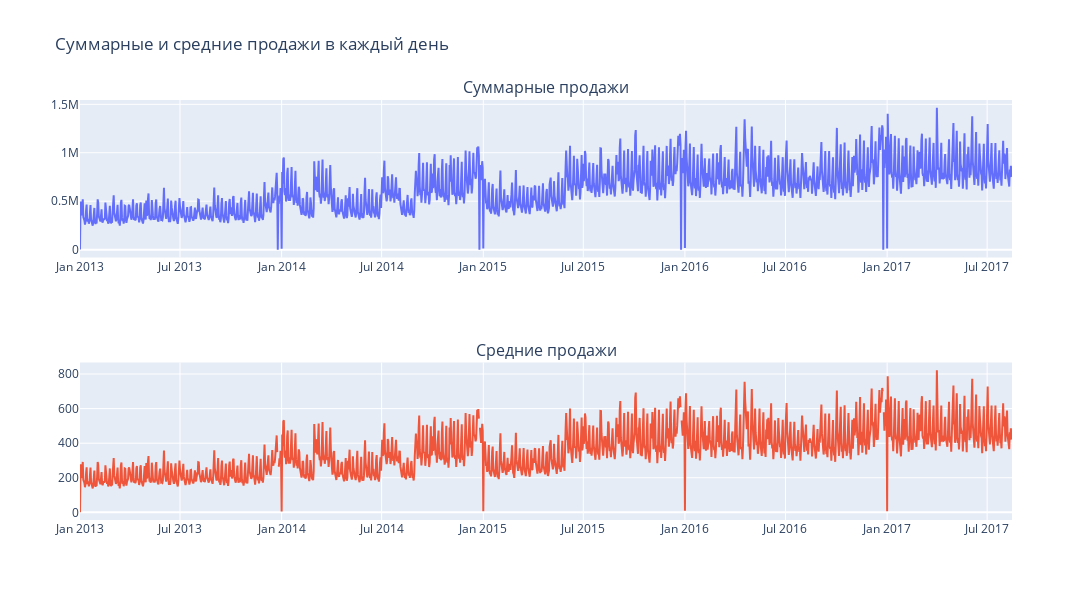

Notebook source saved alongside this figure:
### Markdown cell above
Построим графики с ежедневными, ежемесячными и ежегодными продажами (суммарными и средними).

### Code cell
sales_by_day_sum = pd.DataFrame(df.set_index('date').sales.resample('D').sum()).reset_index()
sales_by_day_mean = pd.DataFrame(df.set_index('date').sales.resample('D').mean()).reset_index()

fig = make_subplots(
    rows=2, cols=1,
    subplot_titles=('Суммарные продажи', 'Средние продажи'))

fig.append_trace(go.Scatter(
    x=sales_by_day_sum['date'],
    y=sales_by_day_sum['sales'],
), row=1, col=1)

fig.append_trace(go.Scatter(
    x=sales_by_day_mean['date'],
    y=sales_by_day_mean['sales'],
), row=2, col=1)

fig.update_layout(height=600, width=1400, title_text='Суммарные и средние продажи в каждый день', showlegend=False)
fig.show()

display(Image(filename='img/daily_sales_sum_avg.png', width=800))

### Figure 1 — Plotly figure (JSON) as saved in the notebook; plotly's stock layout.template omitted (floating-point values rounded to 4 significant figures; data arrays with more than 128 entries replaced by an {"elided": "..."} marker saying what was removed)
{"data": [{"type": "scatter", "x": {"elided": "1688 str values"}, "xaxis": "x", "y": {"elided": "1688 float values"}, "yaxis": "y"}, {"type": "scatter", "x": {"elided": "1688 str values"}, "xaxis": "x2", "y": {"elided": "1688 float values"}, "yaxis": "y2"}], "layout": {"annotations": [{"font": {"size": 16}, "showarrow": false, "text": "Суммарные продажи", "x": 0.5, "xanchor": "center", "xref": "paper", "y": 1, "yanchor": "bottom", "yref": "paper"}, {"font": {"size": 16}, "showarrow": false, "text": "Средние продажи", "x": 0.5, "xanchor": "center", "xref": "paper", "y": 0.375, "yanchor": "bottom", "yref": "paper"}], "height": 600, "showlegend": false, "title": {"text": "Суммарные и средние продажи в каждый день"}, "width": 1400, "xaxis": {"anchor": "y", "domain": [0, 1]}, "xaxis2": {"anchor": "y2", "domain": [0, 1]}, "yaxis": {"anchor": "x", "domain": [0.625, 1]}, "yaxis2": {"anchor": "x2", "domain": [0, 0.375]}}}
